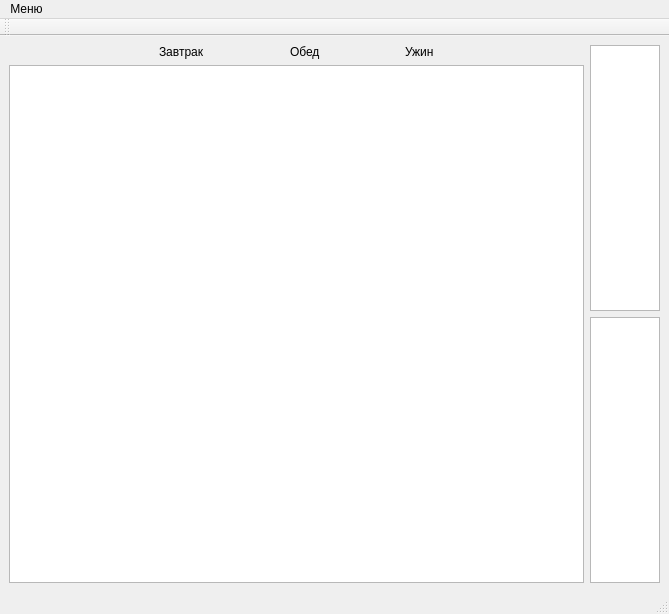
<?xml version="1.0" encoding="UTF-8"?>
<ui version="4.0">
 <class>PlanWindow</class>
 <widget class="QMainWindow" name="PlanWindow">
  <property name="geometry">
   <rect>
    <x>0</x>
    <y>0</y>
    <width>630</width>
    <height>614</height>
   </rect>
  </property>
  <property name="windowTitle">
   <string>MainWindow</string>
  </property>
  <widget class="QWidget" name="centralWidget">
   <layout class="QHBoxLayout" name="horizontalLayout_2">
    <item>
     <layout class="QVBoxLayout" name="verticalLayout">
      <item>
       <layout class="QHBoxLayout" name="horizontalLayout">
        <property name="spacing">
         <number>85</number>
        </property>
        <property name="leftMargin">
         <number>150</number>
        </property>
        <property name="rightMargin">
         <number>150</number>
        </property>
        <item>
         <widget class="QLabel" name="label">
          <property name="text">
           <string>Завтрак</string>
          </property>
         </widget>
        </item>
        <item>
         <widget class="QLabel" name="label_2">
          <property name="text">
           <string>Обед</string>
          </property>
         </widget>
        </item>
        <item>
         <widget class="QLabel" name="label_3">
          <property name="text">
           <string>Ужин</string>
          </property>
         </widget>
        </item>
       </layout>
      </item>
      <item>
       <widget class="QGraphicsView" name="graphicsView"/>
      </item>
     </layout>
    </item>
    <item>
     <layout class="QVBoxLayout" name="verticalLayout_2">
      <item>
       <widget class="QListWidget" name="listWidget"/>
      </item>
      <item>
       <widget class="QPlainTextEdit" name="plainTextEdit"/>
      </item>
     </layout>
    </item>
   </layout>
  </widget>
  <widget class="QMenuBar" name="menuBar">
   <property name="geometry">
    <rect>
     <x>0</x>
     <y>0</y>
     <width>630</width>
     <height>21</height>
    </rect>
   </property>
   <widget class="QMenu" name="menu">
    <property name="title">
     <string>Меню</string>
    </property>
    <addaction name="closePlanAction"/>
    <addaction name="helpAction"/>
    <addaction name="exitAction"/>
   </widget>
   <addaction name="menu"/>
  </widget>
  <widget class="QToolBar" name="mainToolBar">
   <attribute name="toolBarArea">
    <enum>TopToolBarArea</enum>
   </attribute>
   <attribute name="toolBarBreak">
    <bool>false</bool>
   </attribute>
  </widget>
  <widget class="QStatusBar" name="statusBar"/>
  <action name="closePlanAction">
   <property name="text">
    <string>Закрыть план</string>
   </property>
  </action>
  <action name="helpAction">
   <property name="text">
    <string>Справка</string>
   </property>
  </action>
  <action name="exitAction">
   <property name="text">
    <string>Выход</string>
   </property>
  </action>
 </widget>
 <resources/>
 <connections/>
</ui>
